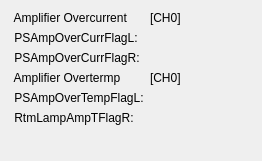
      <widget class="QWidget" name="formLayoutWidget">
       <property name="geometry">
        <rect>
         <x>711</x>
         <y>50</y>
         <width>262</width>
         <height>161</height>
        </rect>
       </property>
       <layout class="QFormLayout" name="formLayout">
        <item row="0" column="0">
         <widget class="QLabel" name="label_11">
          <property name="text">
           <string> Amplifier Overcurrent</string>
          </property>
         </widget>
        </item>
        <item row="0" column="1">
         <widget class="QLabel" name="label_149">
          <property name="text">
           <string>[CH0]</string>
          </property>
         </widget>
        </item>
        <item row="1" column="0">
         <widget class="QLabel" name="label_12">
          <property name="text">
           <string> PSAmpOverCurrFlagL:</string>
          </property>
         </widget>
        </item>
        <item row="1" column="1">
         <widget class="PyDMLabel" name="PyDMLabel_100">
          <property name="palette">
           <palette>
            <active>
             <colorrole role="Text">
              <brush brushstyle="SolidPattern">
               <color alpha="255">
                <red>0</red>
                <green>0</green>
                <blue>0</blue>
               </color>
              </brush>
             </colorrole>
             <colorrole role="PlaceholderText">
              <brush brushstyle="SolidPattern">
               <color alpha="128">
                <red>78</red>
                <green>154</green>
                <blue>6</blue>
               </color>
              </brush>
             </colorrole>
            </active>
            <inactive>
             <colorrole role="Text">
              <brush brushstyle="SolidPattern">
               <color alpha="255">
                <red>0</red>
                <green>0</green>
                <blue>0</blue>
               </color>
              </brush>
             </colorrole>
             <colorrole role="PlaceholderText">
              <brush brushstyle="SolidPattern">
               <color alpha="128">
                <red>78</red>
                <green>154</green>
                <blue>6</blue>
               </color>
              </brush>
             </colorrole>
            </inactive>
            <disabled>
             <colorrole role="Text">
              <brush brushstyle="SolidPattern">
               <color alpha="255">
                <red>190</red>
                <green>190</green>
                <blue>190</blue>
               </color>
              </brush>
             </colorrole>
             <colorrole role="PlaceholderText">
              <brush brushstyle="SolidPattern">
               <color alpha="128">
                <red>0</red>
                <green>0</green>
                <blue>0</blue>
               </color>
              </brush>
             </colorrole>
            </disabled>
           </palette>
          </property>
          <property name="toolTip">
           <string/>
          </property>
          <property name="alarmSensitiveContent" stdset="0">
           <bool>false</bool>
          </property>
          <property name="channel" stdset="0">
           <string>XX-99SL01:DI-FOFBCtrl:PSAmpOverCurrFlagLCH0-Sts</string>
          </property>
         </widget>
        </item>
        <item row="2" column="0">
         <widget class="QLabel" name="label_13">
          <property name="text">
           <string> PSAmpOverCurrFlagR:</string>
          </property>
         </widget>
        </item>
        <item row="2" column="1">
         <widget class="PyDMLabel" name="PyDMLabel_98">
          <property name="toolTip">
           <string/>
          </property>
          <property name="channel" stdset="0">
           <string>XX-99SL01:DI-FOFBCtrl:PSAmpOverCurrFlagRCH0-Sts</string>
          </property>
         </widget>
        </item>
        <item row="3" column="0">
         <widget class="QLabel" name="label_99">
          <property name="text">
           <string> Amplifier Overtermp</string>
          </property>
         </widget>
        </item>
        <item row="3" column="1">
         <widget class="QLabel" name="label_151">
          <property name="text">
           <string>[CH0]</string>
          </property>
         </widget>
        </item>
        <item row="4" column="0">
         <widget class="QLabel" name="label_97">
          <property name="text">
           <string> PSAmpOverTempFlagL:</string>
          </property>
         </widget>
        </item>
        <item row="4" column="1">
         <widget class="PyDMLabel" name="PyDMLabel_99">
          <property name="toolTip">
           <string/>
          </property>
          <property name="channel" stdset="0">
           <string>XX-99SL01:DI-FOFBCtrl:PSAmpOverTempFlagLCH0-Sts</string>
          </property>
         </widget>
        </item>
        <item row="5" column="0">
         <widget class="QLabel" name="label_98">
          <property name="text">
           <string> RtmLampAmpTFlagR:</string>
          </property>
         </widget>
        </item>
        <item row="5" column="1">
         <widget class="PyDMLabel" name="PyDMLabel_97">
          <property name="toolTip">
           <string/>
          </property>
          <property name="channel" stdset="0">
           <string>XX-99SL01:DI-FOFBCtrl:PSAmpOverTempFlagRCH0-Sts</string>
          </property>
         </widget>
        </item>
       </layout>
      </widget>
